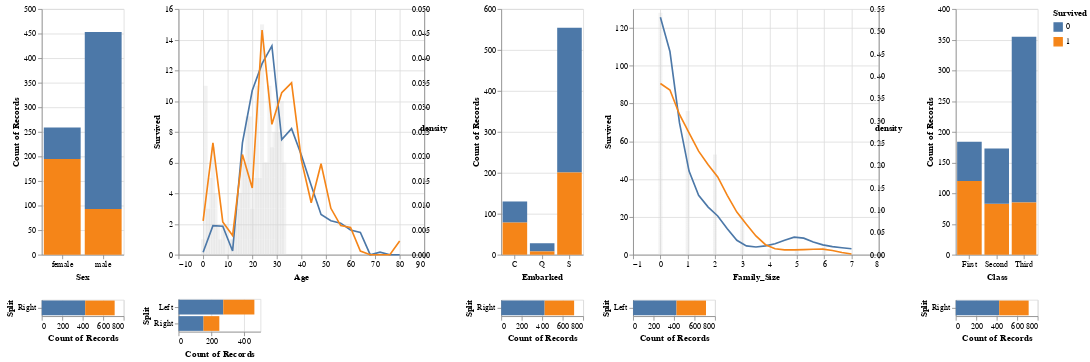

The notebook cell this image was saved under:
### Code cell
chart = alt.hconcat()
for feature in titanic_df.columns:
    if feature == target:
        pass
    elif feature in categorical_features:
        data = titanic_df.loc[:,[feature, target]]
        
        selector = alt.selection_single(fields=[feature])
        
        feature_component = alt.Chart(data).mark_bar().encode(
            x = alt.X(feature, axis=alt.Axis(labelAngle=0)),
            y = "count()",
            color = alt.Color(target, type="nominal", sort=[1,0]),
            opacity = alt.condition(selector, alt.value(1), alt.value(0.3))
        ).properties(
            width = 100
        ).add_selection(
            selector
        )
        
        split_component = alt.Chart(data).mark_bar().encode(
            y = "Split:N",
            x = "count()",
            color = alt.Color(target, type="nominal", sort=[1,0])
        ).transform_calculate(
            split_val = selector[feature]
        ).transform_calculate(
            Split = "datum." + feature + " == datum.split_val?'Left':'Right'"
        ).properties(
            width = 100
        )
        
        chart |= (feature_component & split_component)
    else:

        data = titanic_df.loc[:,[feature, target]].melt(id_vars=target)
        selector = alt.selection_single(fields = [feature], on="mouseover", nearest=True, init={feature:33})
        
        base = alt.Chart(data).transform_density(
            density='value',
            bandwidth=0.5,
            groupby=['variable', target],
            steps=20
        ).transform_joinaggregate(
            max_density = 'max(density)'
        )
        
        feature_component = base.mark_line().encode(
            alt.X('value:Q', title=feature),
            alt.Y('density:Q', axis=alt.Axis(labelAngle=0, titleAngle=0)),
            alt.Color(target, type="nominal")
        ).properties(
            width=300, #height=100
        )
        
#         selection_bars = base.mark_bar().encode(
#             x = "value:Q",
#             y = alt.Y('max_density:Q', title="Frequency"),
#             color = alt.value("lightgrey"),
#             opacity = alt.condition(alt.datum.value <= selector.value, alt.value(0.5), alt.value(0))
#         ).add_selection(
#             selector
#         )

        selection_bars = alt.Chart(titanic_df.loc[:,[feature, target]]).mark_bar(
        ).transform_calculate(
            key=selector[feature]
        ).transform_calculate(
            val='datum.'+feature
        ).encode(
            x = feature,
            y = target,
            color = alt.value("lightgrey"),
            opacity = alt.condition(alt.datum.val <= alt.datum.key, alt.value(0.3), alt.value(0))
        ).add_selection(
            selector
        )
        
#         split_component = base.mark_bar().encode(
#             y = "Split:N",
#             x = "sum(density):Q",
#             color = alt.Color(target, type="nominal", sort=[1,0])
#         ).transform_calculate(
#             split_val = selector["value"]
#         ).transform_calculate(
#             Split = "datum.value <= datum.split_val?'Left':'Right'"
#         ).properties(
#             width = 100
#         )       

        split_component = alt.Chart(data).mark_bar().encode(
            y = "Split:N",
            x = "count()",
            color = alt.Color(target, type="nominal", sort=[1,0])
        ).transform_calculate(
            split_val = selector[feature]
        ).transform_calculate(
            Split = "datum.value <= datum.split_val?'Left':'Right'"
        ).properties(
            width = 100
        )   
        
        chart |= ((selection_bars + feature_component).resolve_scale(y="independent") & split_component)
    
chart

### Figure 1 — Vega-Lite specification as saved in the notebook (floating-point values rounded to 4 significant figures; data arrays with more than 128 entries replaced by an {"elided": "..."} marker saying what was removed)
{"config": {"view": {"continuousWidth": 400, "continuousHeight": 300}}, "hconcat": [{"vconcat": [{"mark": "bar", "encoding": {"color": {"type": "nominal", "field": "Survived", "sort": [1, 0]}, "opacity": {"condition": {"value": 1, "selection": "selector646"}, "value": 0.3}, "x": {"type": "nominal", "axis": {"labelAngle": 0}, "field": "Sex"}, "y": {"type": "quantitative", "aggregate": "count"}}, "selection": {"selector646": {"type": "single", "fields": ["Sex"]}}, "width": 100}, {"mark": "bar", "encoding": {"color": {"type": "nominal", "field": "Survived", "sort": [1, 0]}, "x": {"type": "quantitative", "aggregate": "count"}, "y": {"type": "nominal", "field": "Split"}}, "transform": [{"calculate": "selector646['Sex']", "as": "split_val"}, {"calculate": "datum.Sex == datum.split_val?'Left':'Right'", "as": "Split"}], "width": 100}]}, {"vconcat": [{"layer": [{"data": {"name": "data-3b4dbdbafd10b706cf9c923267c3c20d"}, "mark": "bar", "encoding": {"color": {"value": "lightgrey"}, "opacity": {"condition": {"value": 0.3, "test": "(datum.val <= datum.key)"}, "value": 0}, "x": {"type": "quantitative", "field": "Age"}, "y": {"type": "quantitative", "field": "Survived"}}, "selection": {"selector647": {"type": "single", "fields": ["Age"], "on": "mouseover", "nearest": true, "init": {"Age": 33}}}, "transform": [{"calculate": "selector647['Age']", "as": "key"}, {"calculate": "datum.Age", "as": "val"}]}, {"data": {"name": "data-109fc2ef60fd3e69425de5a728741c59"}, "mark": "line", "encoding": {"color": {"type": "nominal", "field": "Survived"}, "x": {"type": "quantitative", "field": "value", "title": "Age"}, "y": {"type": "quantitative", "axis": {"labelAngle": 0, "titleAngle": 0}, "field": "density"}}, "transform": [{"density": "value", "bandwidth": 0.5, "groupby": ["variable", "Survived"], "steps": 20}, {"joinaggregate": [{"op": "max", "field": "density", "as": "max_density"}]}], "width": 300}], "resolve": {"scale": {"y": "independent"}}}, {"data": {"name": "data-109fc2ef60fd3e69425de5a728741c59"}, "mark": "bar", "encoding": {"color": {"type": "nominal", "field": "Survived", "sort": [1, 0]}, "x": {"type": "quantitative", "aggregate": "count"}, "y": {"type": "nominal", "field": "Split"}}, "transform": [{"calculate": "selector647['Age']", "as": "split_val"}, {"calculate": "datum.value <= datum.split_val?'Left':'Right'", "as": "Split"}], "width": 100}]}, {"vconcat": [{"mark": "bar", "encoding": {"color": {"type": "nominal", "field": "Survived", "sort": [1, 0]}, "opacity": {"condition": {"value": 1, "selection": "selector648"}, "value": 0.3}, "x": {"type": "nominal", "axis": {"labelAngle": 0}, "field": "Embarked"}, "y": {"type": "quantitative", "aggregate": "count"}}, "selection": {"selector648": {"type": "single", "fields": ["Embarked"]}}, "width": 100}, {"mark": "bar", "encoding": {"color": {"type": "nominal", "field": "Survived", "sort": [1, 0]}, "x": {"type": "quantitative", "aggregate": "count"}, "y": {"type": "nominal", "field": "Split"}}, "transform": [{"calculate": "selector648['Embarked']", "as": "split_val"}, {"calculate": "datum.Embarked == datum.split_val?'Left':'Right'", "as": "Split"}], "width": 100}], "data": {"name": "data-7a305e47f911af7dd208986e5e6f6ccd"}}, {"vconcat": [{"layer": [{"data": {"name": "data-b96688b0c8d1291bdcf2635871c3e0cd"}, "mark": "bar", "encoding": {"color": {"value": "lightgrey"}, "opacity": {"condition": {"value": 0.3, "test": "(datum.val <= datum.key)"}, "value": 0}, "x": {"type": "quantitative", "field": "Family_Size"}, "y": {"type": "quantitative", "field": "Survived"}}, "selection": {"selector649": {"type": "single", "fields": ["Family_Size"], "on": "mouseover", "nearest": true, "init": {"Family_Size": 33}}}, "transform": [{"calculate": "selector649['Family_Size']", "as": "key"}, {"calculate": "datum.Family_Size", "as": "val"}]}, {"data": {"name": "data-8f8f3495865b45bdd240f978a163c097"}, "mark": "line", "encoding": {"color": {"type": "nominal", "field": "Survived"}, "x": {"type": "quantitative", "field": "value", "title": "Family_Size"}, "y": {"type": "quantitative", "axis": {"labelAngle": 0, "titleAngle": 0}, "field": "density"}}, "transform": [{"density": "value", "bandwidth": 0.5, "groupby": ["variable", "Survived"], "steps": 20}, {"joinaggregate": [{"op": "max", "field": "density", "as": "max_density"}]}], "width": 300}], "resolve": {"scale": {"y": "independent"}}}, {"data": {"name": "data-8f8f3495865b45bdd240f978a163c097"}, "mark": "bar", "encoding": {"color": {"type": "nominal", "field": "Survived", "sort": [1, 0]}, "x": {"type": "quantitative", "aggregate": "count"}, "y": {"type": "nominal", "field": "Split"}}, "transform": [{"calculate": "selector649['Family_Size']", "as": "split_val"}, {"calculate": "datum.value <= datum.split_val?'Left':'Right'", "as": "Split"}], "width": 100}]}, {"vconcat": [{"mark": "bar", "encoding": {"color": {"type": "nominal", "field": "Survived", "sort": [1, 0]}, "opacity": {"condition": {"value": 1, "selection": "selector650"}, "value": 0.3}, "x": {"type": "nominal", "axis": {"labelAngle": 0}, "field": "Class"}, "y": {"type": "quantitative", "aggregate": "count"}}, "selection": {"selector650": {"type": "single", "fields": ["Class"]}}, "width": 100}, {"mark": "bar", "encoding": {"color": {"type": "nominal", "field": "Survived", "sort": [1, 0]}, "x": {"type": "quantitative", "aggregate": "count"}, "y": {"type": "nominal", "field": "Split"}}, "transform": [{"calculate": "selector650['Class']", "as": "split_val"}, {"calculate": "datum.Class == datum.split_val?'Left':'Right'", "as": "Split"}], "width": 100}], "data": {"name": "data-203b5a4661447b6ae149f4264ee4f76d"}}], "data": {"name": "data-fcde82a648231dad3b6d7cc6467d1cab"}, "$schema": "https://vega.github.io/schema/vega-lite/v4.0.2.json", "datasets": {"data-fcde82a648231dad3b6d7cc6467d1cab": {"elided": "712 records"}, "data-3b4dbdbafd10b706cf9c923267c3c20d": {"elided": "712 records"}, "data-109fc2ef60fd3e69425de5a728741c59": {"elided": "712 records"}, "data-7a305e47f911af7dd208986e5e6f6ccd": {"elided": "712 records"}, "data-b96688b0c8d1291bdcf2635871c3e0cd": {"elided": "712 records"}, "data-8f8f3495865b45bdd240f978a163c097": {"elided": "712 records"}, "data-203b5a4661447b6ae149f4264ee4f76d": {"elided": "712 records"}}}
